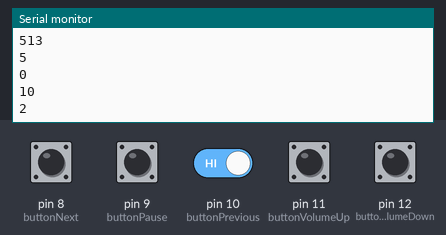
This sketch was run on a simulated Arduino Uno, built with avr-gcc and run on an emulated ATmega328P. On the bench: the last lines printed to the serial monitor. The test bench sets the inputs (shaded band); at power-on: pin 8 (buttonNext), pin 9 (buttonPause), pin 10 (buttonPrevious), pin 11 (buttonVolumeUp), pin 12 (buttonVolumeDown) HIGH. The audio player accepts every command and is not drawn.

Above: at 2.7 s.
2.8 s: pin 8 (buttonNext) pulled LOW for 0.15 s
At 3.7 s:
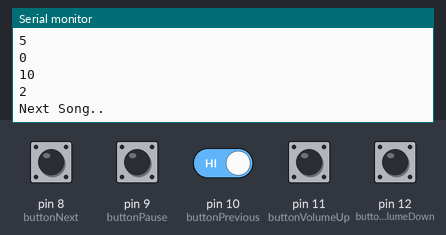
4.4 s: pin 9 (buttonPause) pulled LOW for 0.15 s
At 5.1 s:
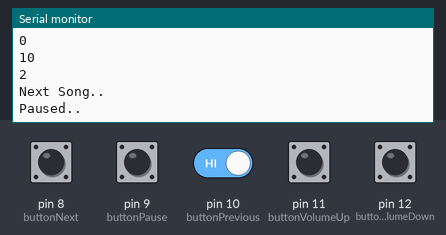
6.0 s: pin 9 (buttonPause) driven LOW and pin 10 (buttonPrevious) driven LOW
At 6.9 s:
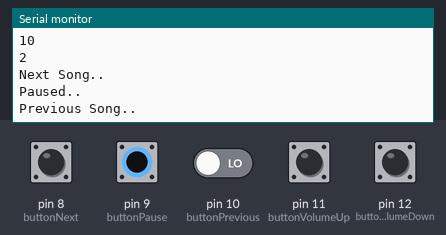
9.0 s: pin 11 (buttonVolumeUp) pulled LOW for 0.15 s
At 9.5 s:
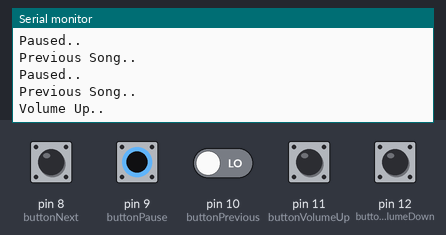
10.6 s: pin 12 (buttonVolumeDown) pulled LOW for 1 s
At 12.0 s:
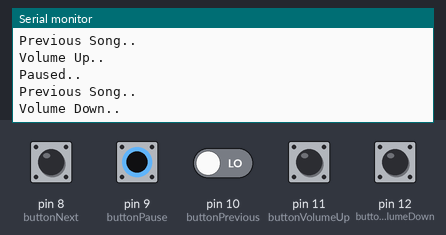
13.1 s: pin 10 (buttonPrevious) driven HIGH and pin 11 (buttonVolumeUp) driven LOW
At 14.0 s:
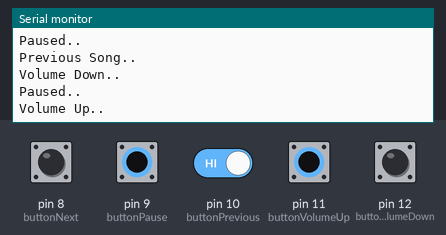
Timing chart, 0 to 16.1 s (numbered marks = the images above; inputs shaded):
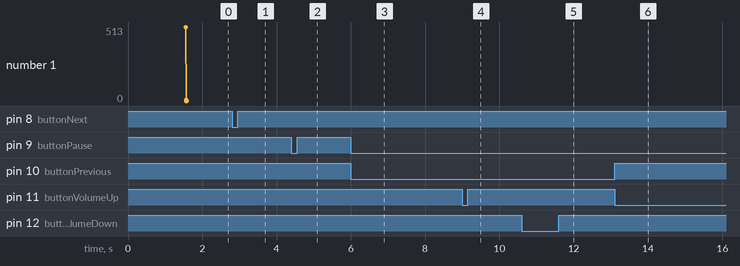

The sketch:

codeArduinoWithPythonTkinter.ino
```cpp
#include "DFRobotDFPlayerMini.h"
#include <SoftwareSerial.h>

SoftwareSerial mySoftwareSerial(2, 3); // RX, TX для плеера DFPlayer Mini
DFRobotDFPlayerMini myDFPlayer;
int buttonNext = 8;   // кнопка следующий трек
int buttonPause = 9;  // кнопка пауза/пуск
int buttonPrevious = 10; // кнопка предыдущий трек
int buttonVolumeUp = 11; // кнопка увеличение громкости
int buttonVolumeDown = 12; // кнопка уменьшение громкости
boolean isPlaying = false; // статус воспроизведения/пауза

void setup() {
  pinMode(buttonPause, INPUT_PULLUP);
  pinMode(buttonNext, INPUT_PULLUP);
  pinMode(buttonPrevious, INPUT_PULLUP);
  pinMode(buttonVolumeUp, INPUT_PULLUP);
  pinMode(buttonVolumeDown, INPUT_PULLUP);
  mySoftwareSerial.begin(9600);
  Serial.begin(9600);
  delay(1000);
  Serial.println();
  Serial.println("DFPlayer Mini Demo");
  Serial.println("Initializing DFPlayer...");
  if (!myDFPlayer.begin(mySoftwareSerial)) {
    Serial.println("Unable to begin:");
    Serial.println("1.Please recheck the connection!");
    Serial.println("2.Please insert the SD card!");
    while (true);
  }
  Serial.println(F("DFPlayer Mini online."));
  myDFPlayer.setTimeOut(300);
  //----Set volume----
  myDFPlayer.volume(5); //Set volume value (0~30).
  //----Set different EQ----
  myDFPlayer.EQ(DFPLAYER_EQ_NORMAL);
  myDFPlayer.outputDevice(DFPLAYER_DEVICE_SD);
  myDFPlayer.play(2); //Воспроизведение первого mp3
  isPlaying = true; // воспроизводим
  Serial.println("Playing..");
  //----Читать информацию----
  Serial.println(myDFPlayer.readState()); //читать состояние mp3
  Serial.println(myDFPlayer.readVolume()); //Текущая громкость
  Serial.println(myDFPlayer.readEQ()); // читаем настройку эквалайзера
  Serial.println(myDFPlayer.readFileCounts()); // читать все файлы на SD-карте
  Serial.println(myDFPlayer.readCurrentFileNumber()); // текущий номер файла воспроизведения
}

void loop() {
  if (Serial.available() > 0) {
  char command = Serial.read();
  switch (command) {
    case 'p':
      if (isPlaying) {
        myDFPlayer.pause();
        isPlaying = false;
        Serial.println("Paused..");
      } else {
        isPlaying = true;
        myDFPlayer.start();
      }
      break;
    case 'n':
      if (isPlaying) {
        myDFPlayer.next();
        Serial.println("Next Song..");
      }
      break;
    case 'b':
      if (isPlaying) {
        myDFPlayer.previous();
        Serial.println("Previous Song..");
      }
      break;
    case 'u':
      if (isPlaying) {
        myDFPlayer.volumeUp();
        Serial.println("Volume Up..");
      }
      break;
    case 'd':
      if (isPlaying) {
        myDFPlayer.volumeDown();
        Serial.println("Volume Down..");
      }
      break;
  }
}

  if (digitalRead(buttonPause) == LOW) {
    if (isPlaying) { // если было воспроизведение трека
      myDFPlayer.pause(); // пауза
      isPlaying = false; // пауза
      Serial.println("Paused..");
    } else {        // иначе
      isPlaying = true; // воспроизводим
      myDFPlayer.start(); //запускаем mp3 с паузы
    }
    delay(500);
  }
  if (digitalRead(buttonNext) == LOW) {
    if (isPlaying) {
      myDFPlayer.next(); //Next Song
      Serial.println("Next Song..");
    }
    delay(500);
  }
  if (digitalRead(buttonPrevious) == LOW) {
    if (isPlaying) {
      myDFPlayer.previous(); //Previous Song
      Serial.println("Previous Song..");
    }
    delay(500);
  }
  if (digitalRead(buttonVolumeUp) == LOW) {
    if (isPlaying) {
      myDFPlayer.volumeUp(); //Volume Up
      Serial.println("Volume Up..");
    }
    delay(500);
  }
  if (digitalRead(buttonVolumeDown) == LOW) {
    if (isPlaying) {
      myDFPlayer.volumeDown(); //Volume Down
      Serial.println("Volume Down..");
    }
    delay(500);
  }
}
```

Measured:
- after the input at 2.8 s, the serial monitor: prints a new line at once (image 1)
- after the input at 4.4 s, the serial monitor: prints a new line at once (image 2)
- after the input at 6.0 s, the serial monitor: prints a new line after 0.53 s (image 3)
- after the input at 9.0 s, the serial monitor: prints a new line after 0.06 s (image 4)
- after the input at 10.6 s, the serial monitor: prints a new line after 0.99 s (image 5)
- after the input at 13.1 s, the serial monitor: prints a new line after 0.49 s (image 6)
